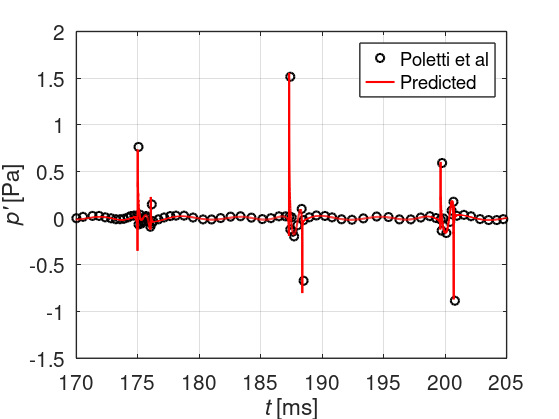

Recreate this plot in MATLAB. (Note: this script raises an error after producing the figure.)
clear
close all
clc
tic

format long;

%%%%%%%%%%%%%%%%%%%%%%%%%%%%%%%%%%%%%%%%%%%%%%%%%%%%%%%%%%%%%%%%%%%%%%%%%%%
%%%%%%%%%%%%%%%%%%%%%%%%%%%%%%%%%%%%%%%%%%%%%%%%%%%%%%%%%%%%%%%%%%%%%%%%%%%
%%%%%%%%%%%%%%%%%%%%%%%%%%%%%%%%%%%%%%%%%%%%%%%%%%%%%%%%%%%%%%%%%%%%%%%%%%%

set(0,'DefaultLineLineWidth',1.2)
set(0,'DefaultaxesLineWidth',1)
set(0,'DefaultaxesFontSize',15)
%
MaX = 0.0;MaY = 0.0;MaZ = 0.0;
%
BNum = 1;                                                       
R = 1.0;                                         

%

NFFT = 32768;
OmegaR = 509.9988074009404
TR = 2*pi/(BNum*OmegaR);
fR=1/TR;
Tint=25*TR;
ODT=Tint/NFFT;
OTime = ODT*(0:NFFT-1);

Tint=27*TR;
ODT=Tint/NFFT;
OTime = ODT*(0:NFFT-1);

%%%%%%%%%%%%%%%%%%%Comparision of pressure time history.

px=load('pF.txt');
pF=px(:,1)+1i*px(:,2);
%pFf=fliplr(pF);
ObserverSThetaNum=2;
% 
OpMUpHalf = zeros(NFFT/2+1,ObserverSThetaNum-1);
OpMHalfConj = zeros(NFFT/2-1,ObserverSThetaNum-1);
OpMLowerHalf = zeros(NFFT/2-1,ObserverSThetaNum-1);

for j = 1:ObserverSThetaNum-1
    
    for k = 1:NFFT/2+1
    
        OpMUpHalf(k,j) = pF(k,j);
        
    end
    
end

for j = 1:ObserverSThetaNum-1
    
    for k = 2:NFFT/2 

        OpMHalfConj(k,j) = conj(OpMUpHalf(k,j));
    
    end
    
end

for j = 1:ObserverSThetaNum-1
    
    for k = 2:NFFT/2
        
        OpMLowerHalf(k,j) = OpMHalfConj(NFFT/2-k+1,j);
    
    end
    
end

OpMFull = [OpMUpHalf;OpMLowerHalf];
     
OpTM = zeros(NFFT,ObserverSThetaNum-1);
     
for j = 1:ObserverSThetaNum-1
    
    OpTM(:,j) = real(ifft(OpMFull(:,j),NFFT)*NFFT);

end

% 
% f=load('IFFT.txt'); %IFFT data from C code
% f1=2*f(:,2)*NFFT;
% f1=f(:,1)*NFFT;
% 
% c=real(ifft(pF,NFFT)*NFFT);
% c=2*real(ifft(pF,NFFT)*NFFT);


figure(1)
hold on 
grid on
box on

thref=importdata('Suprotatingmonopoletimehistory000.dat');
ref=load('FDTimePressure1.txt');

%plot(OTime*1000+3,2*f1','r-.','linewidth',1.5); %ifft from C code
%plot(ref(:,1)*1000+3.1,2*f1','r-.','linewidth',1.5); %ifft from C code


plot(thref(:,1),thref(:,2),'ko','linewidth',1.5); % plotting result from ref.
plot(ref(:,1)*1000+49.2,OpTM(:,1),'r-','linewidth',1.5);

legend('Poletti et al','Predicted')

xlabel('{\itt} [ms]')
ylabel('{\itp''} [Pa]');

axis([170 205 -1.5 2])

set(gca,'XTick',(170:5:205))
set(gcf, 'PaperPositionMode','Auto')   % Use screen size

Filename1 = ['timehistory_',num2str(10*MaX),num2str(10*MaY),num2str(10*MaZ)];
print(Filename1,'-depsc'); 



%%%%%%%%%%%%%%%%%%%%%%%%%%%%% Comparision of pressure spectrum %%%%%%%%%%%%

FRef=importdata('Suprotatingmonopolespectra000N.dat');
FDSP=importdata('FDPressureSpectrum.txt');
%FDSP=importdata('FDSpectrum1.txt');

% reff = importdata('FDSpectrum1.txt');
% figure(2)
% hold on
% 
% plot(FDSP(:,1),FDSP(:,2),'g-','linewidth',2.0);
% plot(reff(:,1),reff(:,2),'k-.');
% lenged('man','z');
FNum = NFFT;
OmegaR = 509.9988074009404;
OmegaM = 3141.592653589793;
fR = OmegaR/2/pi;
fM = OmegaM/2/pi;
f = FDSP(:,1);
pF = FDSP(:,2);

for k = 1:FNum
    
    fps = fM-round(fM/fR)*fR;
    
    if abs(f(k)-fps)< 10^-3
        
        kps = k;
        break;
        
    end
            
end
        
rpnum = round(fR/f(2));

k1 = 1;

while (kps<=FNum)
    
    pFN1(k1) = pF(kps);
    fN1(k1) = f(kps);
    
    kps = kps+rpnum;
    k1 = k1+1;
    
end

%+++++++++++++++++++++++++++++++++++++++++++++++++++++++++++++++++++++++++%

for k = 1:FNum
    
    fns = fM-(round(fM/fR)+1)*fR;
    
    if abs(-f(k)-fns)< 10^-4
        
        kns = -k;
        break;
        
    end
            
end

k2 = 1;

while (kns>=-FNum)
    
    pFN2(k2) = pF(-kns);
    fN2(k2) = f(-kns);
    
    kns = kns-rpnum;
    k2 = k2+1;
    
end

fN = [-fN2(end:-1:1),fN1];
pFN = [pFN2(end:-1:1),pFN1];

%+++++++++++++++++++++++++++++++++++++++++++++++++++++++++++++++++++++++++%

FNumN = length(FRef);


figure(2)
grid on
hold on
box on

stem(FRef(:,1),FRef(:,2),'k*')
stem(FRef(:,1),pFN(1287:1287+FNumN-1),'rs')

legend('Poletti et al','Predicted')

xlabel('{\itf} [Hz]')
ylabel('{\itp''} [Pa]');

axis([-2000 2000 0 0.02])

set(gcf, 'PaperPositionMode','Auto')   % Use screen size
Filename2 = ['spectrum_',num2str(10*MaX),num2str(10*MaY),num2str(10*MaZ)];
print(Filename2,'-depsc');
